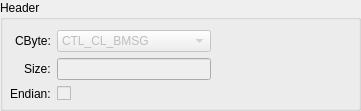
   <widget class="QGroupBox" name="receiveHeaderBox">
    <property name="geometry">
     <rect>
      <x>10</x>
      <y>20</y>
      <width>361</width>
      <height>111</height>
     </rect>
    </property>
    <property name="title">
     <string>Header</string>
    </property>
    <widget class="QWidget" name="formLayoutWidget_2">
     <property name="geometry">
      <rect>
       <x>10</x>
       <y>20</y>
       <width>201</width>
       <height>91</height>
      </rect>
     </property>
     <layout class="QFormLayout" name="formLayout_2">
      <property name="fieldGrowthPolicy">
       <enum>QFormLayout::AllNonFixedFieldsGrow</enum>
      </property>
      <property name="rowWrapPolicy">
       <enum>QFormLayout::DontWrapRows</enum>
      </property>
      <property name="labelAlignment">
       <set>Qt::AlignRight|Qt::AlignTrailing|Qt::AlignVCenter</set>
      </property>
      <property name="formAlignment">
       <set>Qt::AlignLeading|Qt::AlignLeft|Qt::AlignVCenter</set>
      </property>
      <item row="0" column="0">
       <widget class="QLabel" name="label_5">
        <property name="text">
         <string>CByte:</string>
        </property>
        <property name="buddy">
         <cstring>receiveHeaderCByte</cstring>
        </property>
       </widget>
      </item>
      <item row="0" column="1">
       <widget class="QComboBox" name="receiveHeaderCByte">
        <property name="enabled">
         <bool>false</bool>
        </property>
        <property name="layoutDirection">
         <enum>Qt::LeftToRight</enum>
        </property>
        <property name="currentIndex">
         <number>0</number>
        </property>
        <item>
         <property name="text">
          <string>CTL_CL_BMSG</string>
         </property>
        </item>
        <item>
         <property name="text">
          <string>CTL_CL_PMSG</string>
         </property>
        </item>
        <item>
         <property name="text">
          <string>CTL_CL_FIG</string>
         </property>
        </item>
        <item>
         <property name="text">
          <string>CTL_CL_DRW</string>
         </property>
        </item>
        <item>
         <property name="text">
          <string>CTL_CL_CLIST</string>
         </property>
        </item>
        <item>
         <property name="text">
          <string>CTL_CL_PWD</string>
         </property>
        </item>
        <item>
         <property name="text">
          <string>CTL_CL_FILEASK</string>
         </property>
        </item>
        <item>
         <property name="text">
          <string>CTL_CL_FILEOK</string>
         </property>
        </item>
        <item>
         <property name="text">
          <string>CTL_CL_DISC</string>
         </property>
        </item>
        <item>
         <property name="text">
          <string>CTL_CL_NAME</string>
         </property>
        </item>
        <item>
         <property name="text">
          <string>CTL_SV_CLRM</string>
         </property>
        </item>
        <item>
         <property name="text">
          <string>CTL_SV_CLADD</string>
         </property>
        </item>
        <item>
         <property name="text">
          <string>CTL_SV_CLIST</string>
         </property>
        </item>
        <item>
         <property name="text">
          <string>CTL_SV_PWDASK</string>
         </property>
        </item>
        <item>
         <property name="text">
          <string>CTL_SV_PWDOK</string>
         </property>
        </item>
        <item>
         <property name="text">
          <string>CTL_SV_PWDFAIL</string>
         </property>
        </item>
        <item>
         <property name="text">
          <string>CTL_SV_FILE</string>
         </property>
        </item>
        <item>
         <property name="text">
          <string>CTL_SV_ID</string>
         </property>
        </item>
        <item>
         <property name="text">
          <string>CTL_SV_NAMEINUSE</string>
         </property>
        </item>
        <item>
         <property name="text">
          <string>CTL_SV_AUTHOK</string>
         </property>
        </item>
        <item>
         <property name="text">
          <string>CTL_FAIL</string>
         </property>
        </item>
       </widget>
      </item>
      <item row="1" column="1">
       <widget class="QLineEdit" name="receiveHeaderSSize">
        <property name="enabled">
         <bool>false</bool>
        </property>
        <property name="alignment">
         <set>Qt::AlignRight|Qt::AlignTrailing|Qt::AlignVCenter</set>
        </property>
       </widget>
      </item>
      <item row="1" column="0">
       <widget class="QLabel" name="label_6">
        <property name="text">
         <string>Size:</string>
        </property>
        <property name="buddy">
         <cstring>receiveHeaderSSize</cstring>
        </property>
       </widget>
      </item>
      <item row="2" column="0">
       <widget class="QLabel" name="label_4">
        <property name="text">
         <string>Endian:</string>
        </property>
        <property name="buddy">
         <cstring>receiveHeaderEndian</cstring>
        </property>
       </widget>
      </item>
      <item row="2" column="1">
       <widget class="QCheckBox" name="receiveHeaderEndian">
        <property name="enabled">
         <bool>false</bool>
        </property>
        <property name="text">
         <string/>
        </property>
       </widget>
      </item>
     </layout>
    </widget>
   </widget>
